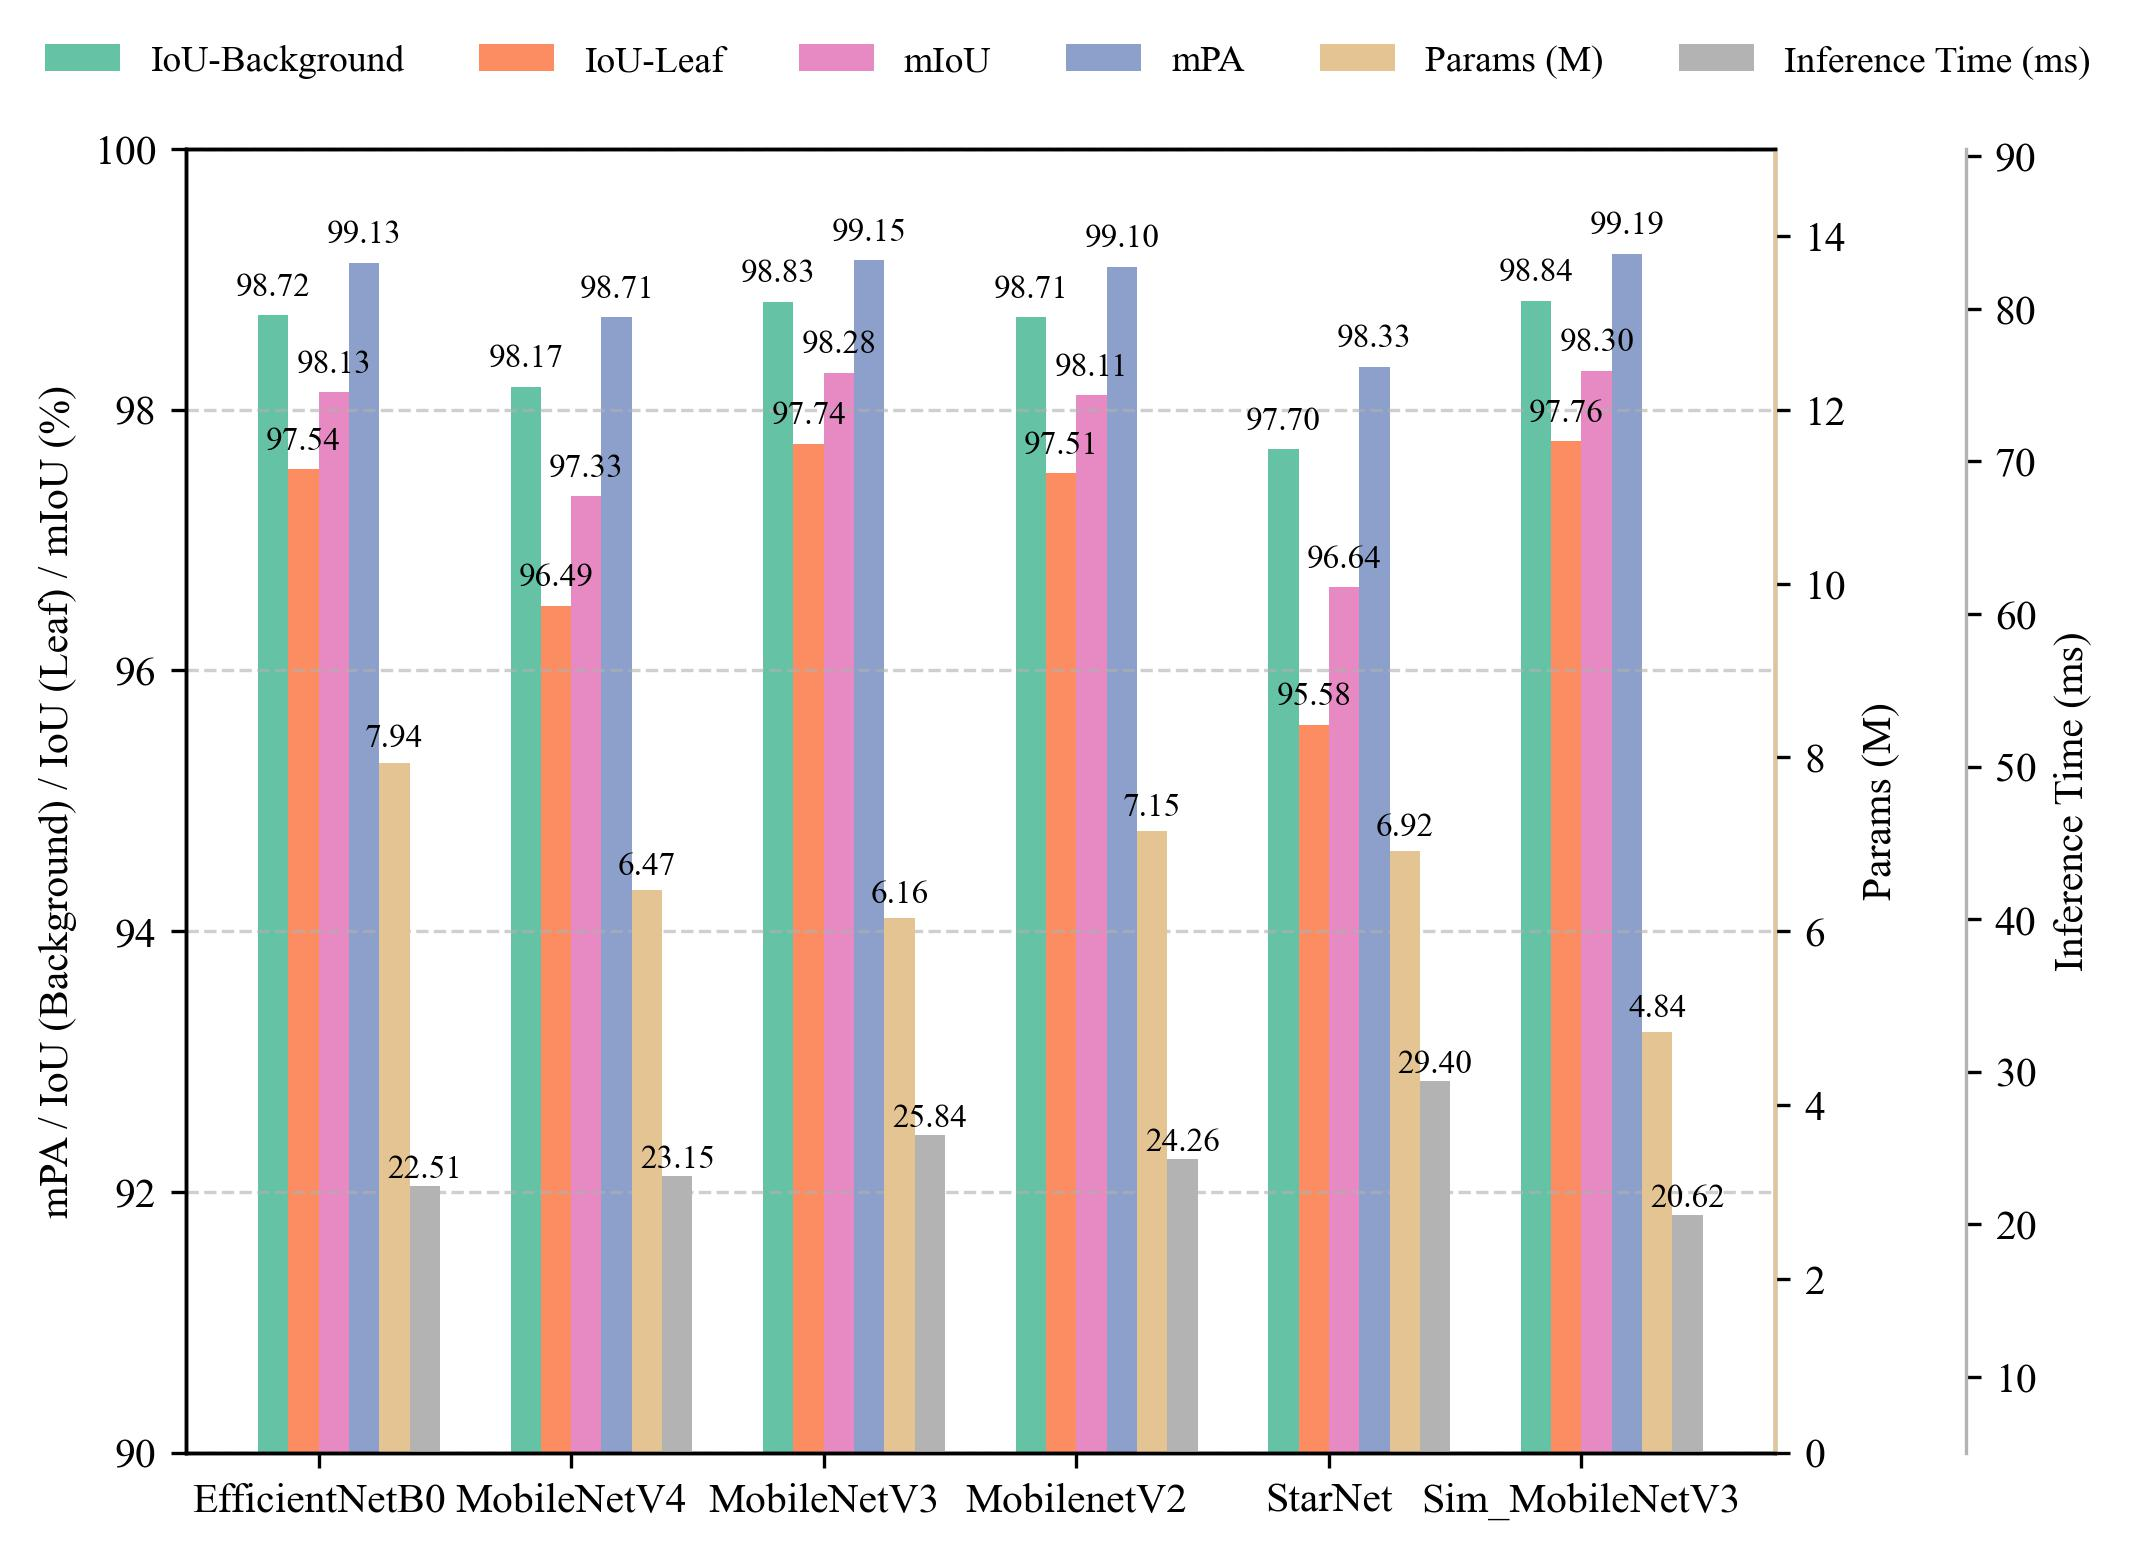

Generate this figure with Python:
import pandas as pd
import numpy as np
from matplotlib import pyplot as plt
import seaborn as sns

def plot_model_comparison_bar():
    plt.rcParams.update({'font.family': 'Times New Roman', 'font.size': 10})

    file = 'data/result_leaf/fig.5.csv'
    df = pd.read_csv(file)
    models = df['Model'].tolist()
    x = np.arange(len(models))
    # 百分比指标
    metrics = {
        'IoU-Background': df['IoU-Background'].tolist(),
        'IoU-Leaf': df['IoU-Leaf'].tolist(),
        'mIoU': df['mIoU'].tolist(),
        'mPA': df['mPA'].tolist(),
    }

    # Params & Inference Time
    params = df['Params (M)'].tolist()
    inference_time = df['Inference Time (ms)'].tolist()

    # 配色
    set2_palette = sns.color_palette("Set2", 8)
    color_dict = {
        'IoU-Background': set2_palette[0],
        'IoU-Leaf': set2_palette[1],
        'mPA': set2_palette[2],
        'mIoU': set2_palette[3],
        'Params': set2_palette[6],
        'Inference Time': set2_palette[7]
    }
    width = 0.12
    fig, ax1 = plt.subplots(figsize=(7, 5))

    # 左侧主指标柱状图
    for i, (label, values) in enumerate(metrics.items()):
        offset = (i - 1.5) * width
        bars = ax1.bar(x + offset, values, width=width, label=label, color=color_dict[label])
        for bar, value in zip(bars, values):
            height = bar.get_height()
            ax1.text(bar.get_x() + bar.get_width()/2., height + 0.1, f'{value:.2f}', 
                     ha='center', va='bottom', fontsize=8, color='black')

    ax1.set_ylabel('mPA / IoU (Background) / IoU (Leaf) / mIoU (%)')
    ax1.set_ylim(90, 100)
    ax1.set_xticks(x)
    ax1.set_xticklabels(models)
    ax1.grid(axis='y', linestyle='--', alpha=0.6)

    # Params 柱状图（右轴1）
    ax2 = ax1.twinx()
    bars_params = []
    for j in range(len(x)):
        offset = 2.5 * width
        bar = ax2.bar(x[j] + offset, params[j], width=width,
                      color=color_dict['Params'], label='Params (M)' if j == 0 else "")
        bars_params.append(bar)
    for bar, param_val in zip(bars_params, params):
        height = bar[0].get_height()
        ax2.text(bar[0].get_x() + bar[0].get_width()/2., height + 0.1, f'{param_val:.2f}', 
                 ha='center', va='bottom', fontsize=8, color='black')

    ax2.set_ylabel('Params (M)', color='black')          # 右轴文字改黑色
    ax2.tick_params(axis='y', colors='black')           # 右轴刻度文字改黑色
    ax2.set_ylim(0, 15)
    ax2.spines["right"].set_edgecolor(color_dict['Params'])

    # Inference Time 柱状图（右轴2）
    ax3 = ax1.twinx()
    ax3.spines["right"].set_position(("axes", 1.12))
    bars_time = []
    for j in range(len(x)):
        offset = 3.5 * width
        bar = ax3.bar(x[j] + offset, inference_time[j], width=width,
                      color=color_dict['Inference Time'], label='Inference Time (ms)' if j == 0 else "")
        bars_time.append(bar)
    for bar, time_val in zip(bars_time, inference_time):
        height = bar[0].get_height()
        ax3.text(bar[0].get_x() + bar[0].get_width()/2., height + 0.1, f'{time_val:.2f}', 
                 ha='center', va='bottom', fontsize=8, color='black')

    ax3.set_ylabel('Inference Time (ms)', color='black') # 右轴文字改黑色
    ax3.tick_params(axis='y', colors='black')           # 右轴刻度文字改黑色
    ax3.set_ylim(5, 90.5)
    ax3.spines["right"].set_edgecolor(color_dict['Inference Time'])

    # 合并图例
    handles1, labels1 = ax1.get_legend_handles_labels()
    handles2, labels2 = ax2.get_legend_handles_labels()
    handles3, labels3 = ax3.get_legend_handles_labels()
    fig.legend(handles1 + handles2 + handles3,
               labels1 + labels2 + labels3,
               loc='upper center', bbox_to_anchor=(0.5, 1.02),
               fontsize=9, ncol=6, frameon=False)

    plt.tight_layout(pad=0.4, rect=[0, 0, 1, 0.95])
    plt.savefig(r"Figure-5.jpg",
                dpi=300, bbox_inches='tight')
    plt.show()

plot_model_comparison_bar()
